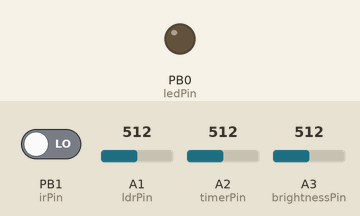
Recording of a sketch running on a simulated ATtiny85, built with avr-gcc and run on an emulated ATtiny85. Parts: output pins drawn as LEDs (lit = HIGH). The inputs (shaded band) are chosen by the test bench; at power-on: PB1 (irPin) LOW, A1 (ldrPin) = 512, A2 (timerPin) = 512, A3 (brightnessPin) = 512.

Above: at 0.1 s.
At 1.7 s:
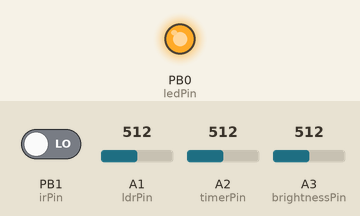
1.8 s: PB1 (irPin) driven HIGH
At 2.3 s:
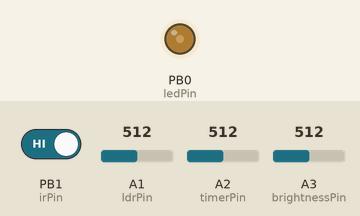
Timing chart, 0 to 4.8 s (numbered marks = the images above; inputs shaded):
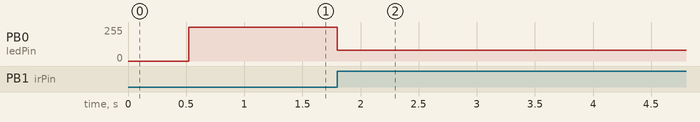

The sketch:

Sensor_PCB_Attiny85_ver_2_wigman27.ino
```cpp
// test of the attiny  for the sensor widget.

#include <avr/wdt.h>                   // include the watchdog timer library
#include <avr/io.h>                    //include standard AVR io library
#include <avr/interrupt.h>             //include standard AVR interrupt library

const int ldrPin = A1;                 // LDR light sensor
const int timerPin = A2;               // Pin the timer potentiometer is connected to
const int brightnessPin = A3;          // Pin the brightness potentiometer is connected to
const int ledPin = 0;                  // Output for LED
const int irPin = 1;                   // IR movement sensor pin
const int nightTimeThreshold = 900;   // Value used within the checkNighTime function, once determined it wont need changing.
const int ledBrightnessLow = 10;       // This is the minimum PWM value that can be set with the brightness pot to stop the LED turning all the way off when the brightness is turned right down.
const int ledBrightnessHigh = 150;     // This is the maximum PWM value that can be set with the brightness pot to dull in certain installations. Maximum this value can be is 255.
const int ledOff = 0;                  // Used within the setLED function
const int ledOn = 1;                   // Used within the setLED function

//int timer = 512;                     // Don't think this is needed anymore
int offDelay = 0;                      // Initialising a variable to use to determine howlong the LED stays on for
int onTime = 0;                        // Initialising a variable to use to show the value of the on time pot.
int ledBrightness = 0;                 // Initialising a variable to set the LED brightness.

boolean nightTime = 0;                 // a boolean used to set night time or day time according to the LDR

void setup(){
  wdt_enable(WDTO_8S);                 // begin watchdog timer

  pinMode(ledPin, OUTPUT);             //out put for LED

  pinMode(irPin, INPUT);               //input sensor
  pinMode(ldrPin, INPUT);              // input for LDR
  pinMode(timerPin, INPUT);            // input for timer pot
  pinMode(brightnessPin, INPUT);       //input for brightness

  wdt_reset();                         //make sure we reset watchdog timer to prevent endless resetting

  //digitalWrite(irPin, HIGH);         //Not needed
  //digitalWrite(ldrPin, HIGH);        //Not needed
  //digitalWrite(timerPin, HIGH);      //Not needed
  //digitalWrite(brightnessPin, HIGH); //Not needed

  //lets flash the led
  for(int i = 0; i <=255;i++){
    analogWrite(ledPin,i);
    delay(1);
  }
  for(int i = 255; i >=0;i--){
    analogWrite(ledPin,i);
    delay(1);
  }

  initTimerCounter1();                 // Initialise the timer counter 1 (see below for details)
  initInterrupt();                     // Initialise the interrupt routine (see below for details)

  digitalWrite(ledPin, HIGH);

}

void loop(){
  wdt_reset();                         // Tell the timer all is well at the western front!
  onTime = checkOnTime();              // Check the how long the LED is to stay on for
  nightTime = checkNightTime();        // Check to see if its dark
  ledBrightness = checkBrightness();   // Check to see how bright to make the LED, this will only when the LED turns on, you will have to wait untill it turns off again for the brightness adjustment to be seen.
}

/*
  This checkOnTime function simply reads the delay pot and returns a digital number between 0 and 1023.
*/
unsigned int checkOnTime(void) {
  int onTime = analogRead(timerPin);
  return onTime;
}

/*
  This checkNightTime function reads the divider value between the LDR and the POT and compares it to the threshold value
  (which needs to be tweeked for the design then left) and either returns 1 (true) if it is or 0 (false) if it isn't.
  This is constantly checked and updated.
*/
boolean checkNightTime (void) {
  if (analogRead(ldrPin) < nightTimeThreshold) {
    return 1;
  } else {
    return 0;
  }
}

/*
  The checkBrightness function serves two purposes, 1. To read the brightness pot and return a 10 bit (0-1023) digital value. The brightness of the LED is actually varied using PWM,
  the processor used can only accept and 8 bit value (0-255) for its brightness value, so we need to change the 10 bit value we have read to a proportional 8 bit value so we aren't
  wasting values from 256 - 1023 that our pot will return. There is a great function for doing this which is called map, it accepts 5 paramaeters,
  map(inputVariable, lowestInputValue, highestInputValue, lowestOutputValue, highestOutputValue). As out input variable can range from 0 to 1023 that is out second and third paramater,
  the fourth and fifth parameter is how low an high we want the output to go. Here I have used two variables that I have set at 10 for the lowest and 150 for the highest, for example if the
  input pot read 0, the lowest number this function would put out is 10, this will stop the LED turning all the way off, if the input was 1023, the maximum this would put out is 150, to stop
  the LED getting too bright. These can be any values you like, just change them at the top, its then proportional for all values in between, and input of 512 would output approximatley 55.

  The actual brightness of the LED will only update when the LED turns off, then when it turn on again it will be at the adjsuted brightness value.

*/
int checkBrightness () {
  int tenBitBrightness = analogRead(brightnessPin);
  int eightBitBrightness = map(tenBitBrightness, 0, 1023, ledBrightnessLow, ledBrightnessHigh);
  return eightBitBrightness;
}

/*
  This function turns the LED on or off, it accepts two parameters, state = 0 or 1 and brightness, must be between 0 and 255, defaults to ledBrightnessHigh.
*/
void setLED(boolean state, int brightness = ledBrightnessHigh) {
  switch (state){
    case 0: // Turn LED Off
      digitalWrite(ledPin, LOW);
    break;
    case 1: // Turn LED on and set its brightness value.
      analogWrite(ledPin, brightness);
    break;
  }
}

/*
  This is where the fun begins, there are two main 8 bit timers in the ATTiny85, Arduino uses timer 0 for its PWM function so we don't need to worry about effecting that, however delay() and mills()
  will be effected by this so should not be used. We are using this timer to turn off the LED. The function can be described below.
  The timer uses the internal system clock, in this case, it is set to 1MHz, then we can have more control as to how fast this frequency is by using a prescaler, this can divide our clock frequency by
  1 = 1,000,000 Hz
  2 = 500,000 Hz
  4 = 250,000 Hz
  8 = 125,000 Hz
  And so on for values up to
  8192 = 122 Hz
  16384 = 61 Hz
  So for a prescaler or 1 it will count to 1,000,000 in 1 second for a prescaller of 16384 it will count to 61 in 1 second.

  Now that we know that, there are a number of ways you can use a timer, for the project we will use the clear timer on compare (CTC) function, which counts upto an 8 bit value (0-255), then interrupts
  the processor to complete a function, resets itself and starts again. There are two values that you can set for it to count up to, Output compare register A for timer 1 (OCR1A) and output compare register B
  for timer 1 (OCR1B). It will reset itself when it reaches the value in A.

  We can set these values by writing to internal registers (chunks of memory) in the AT Tiny, luckily the Arduino software makes it easier for us. These steps are shown below.

*/
void initTimerCounter1(void)
{
    TCCR1 = 0;                                 //reset the timer register just to make sure everything is set as we want it.
    TCNT1 = 0;                                 //zero the timer out, just incase there is something random in there. This TCNT1 is the actual register that holds what number its up to.
    GTCCR = _BV(PSR1);                         //reset the prescaler
    OCR1A = 244;                               //set the compare value that we want the timer to count upto and reset.
    OCR1B = 243;                               //set the compare value that we also want something to happen.
    TIMSK = _BV(OCIE1A) | _BV(OCIE1B);         //Tell it to interrupt when the timer matches the values in A and also B to do something.
    TCCR1 = _BV(CTC1) | _BV(CS13) | _BV(CS12); //Start timer, set to CTC mode, set prescaler to 2048 at 1MHZ, this will count to 488 in one second, so it will reach the value shown in OCR1A twice in one second and then clear itself (see below for more info).
    sei();                                     //Enable global interrupts.
}
/*
  This is the function that's called when the timer 1 reaches the OCR1A compare value, so, if we only had this compare value and didn't also include the OCR1B value this would turn the LED off twice a second.
*/
ISR(TIMER1_COMPA_vect)
{
   setLED(ledOff);                            //Turn LED off.
}
/*
  This is the function that is called when the timer reaches the value in the OCR1B register, as shown above, this is 243, that is one tick before the value of 244 in OCR1A, that is for very good reason.
  This is what controls the time our LED is on for, what it does is pretty simple. It uses the offDelay variable which is initialised at 0, it then compares it to the number in the onTime variable, this is set directly
  by the digital 10 bit value read from the delay pot, this will range from 0 to 1023, so, if when the timer reaches 243, it enteres this function, compares the offDelay to see if it is less than the onTime, if it is,
  it enters the first if function which will it resets the timer back to 0 to start counting again and increments the offDelay variable and exits the function and continues on its merry way. Because the timer will not reach
  244 this time it won't turn off the LED just yet. The next time the timer reaches 243 it will enter this function again to test the offDelay against the onTime and continue as shown.

  For example, if our onTime is set to the maximum of 1023, the timer will need to count to 243, 1024 (1 more than onTime) times before it turns off the LED, so lets work out how long the is.
  1,000,000 divided by the prescaller of 2048 = 488 so it will count to 243 twice in one second so it will count to 2 in one second, to reach 1024 will take 512 seconds or approximatley 8.5 minutes.

*/
ISR(TIMER1_COMPB_vect)
{
  if(offDelay <= onTime) {
    TCNT1 = 0;
    offDelay++;}
  else if(digitalRead(irPin)) {             //This else if function is really only used for really short "ontime" settings, because the actual sensor takes a little while to go low again, if the on time is not high the,
    TCNT1 = 0;                              //LED may not activate again until you have been still long enough for the motion sensor to go low. It resets the time again and also resets the off delay so it wont start counting down to turn off until you stop moving.
    offDelay = 0;
  } else {                                  //This else section will be true if the offDelay is greater than the onTime and is now time to turn off the LED, this just resets the offDelay but does NOT reset the timer and allows it to count to 244
    offDelay = 0;                           //activating the above function to turn off the LED.
  }
}
/*
  This function initialises the interrupt function so that we can detect a change in digital pin 1 (ie when the pin goes high or l). As this pin wil only support a pin change interrupt its not smart enough to know if it is a rising edge or falling edge so we need to
  consider that in the actual function.
  This particular initialise function is called in the setup loop, it puts a 1 in the PCIE bit of the GIMSK register, this enables Pin Change Interrupts. It also puts a 1 in the PCINT1 but of the PCMSK register, this enables interrupts on digital pin 1 (PB1).
*/
void initInterrupt(void) {
  GIMSK = _BV(PCIE);
  PCMSK = _BV(PCINT1);
}

/*
This is the actual function called everytime the digital pin 1 changes, as mentioned, these types of interrupts aren't smart enough to know the difference between a rising and a falling edge we need to factor that into the function as shown below.
As there is only 1 vector function for all 6 of the PCINT pins thats why the function is PCINT0_vect NOT PCINT1_vect even though we are listening to PCINT1.
*/

ISR(PCINT0_vect) {
  if(digitalRead(irPin) && nightTime) {    // Check to make sure it has gone high, not low.
    TCNT1 = 0;                             // Reset the timer back to 0
    offDelay = 0;                          // Reset the offDelay incase the LED is already on, this will reset the time the LED is on every time you move.
    setLED(ledOn, ledBrightness);          // Turn the LED on and set its brightness as per the checkBrightness function.
  }
}
```

Measured:
- after the input at 1.8 s, PB0 (ledPin): 255/255 → 80/255 at once
